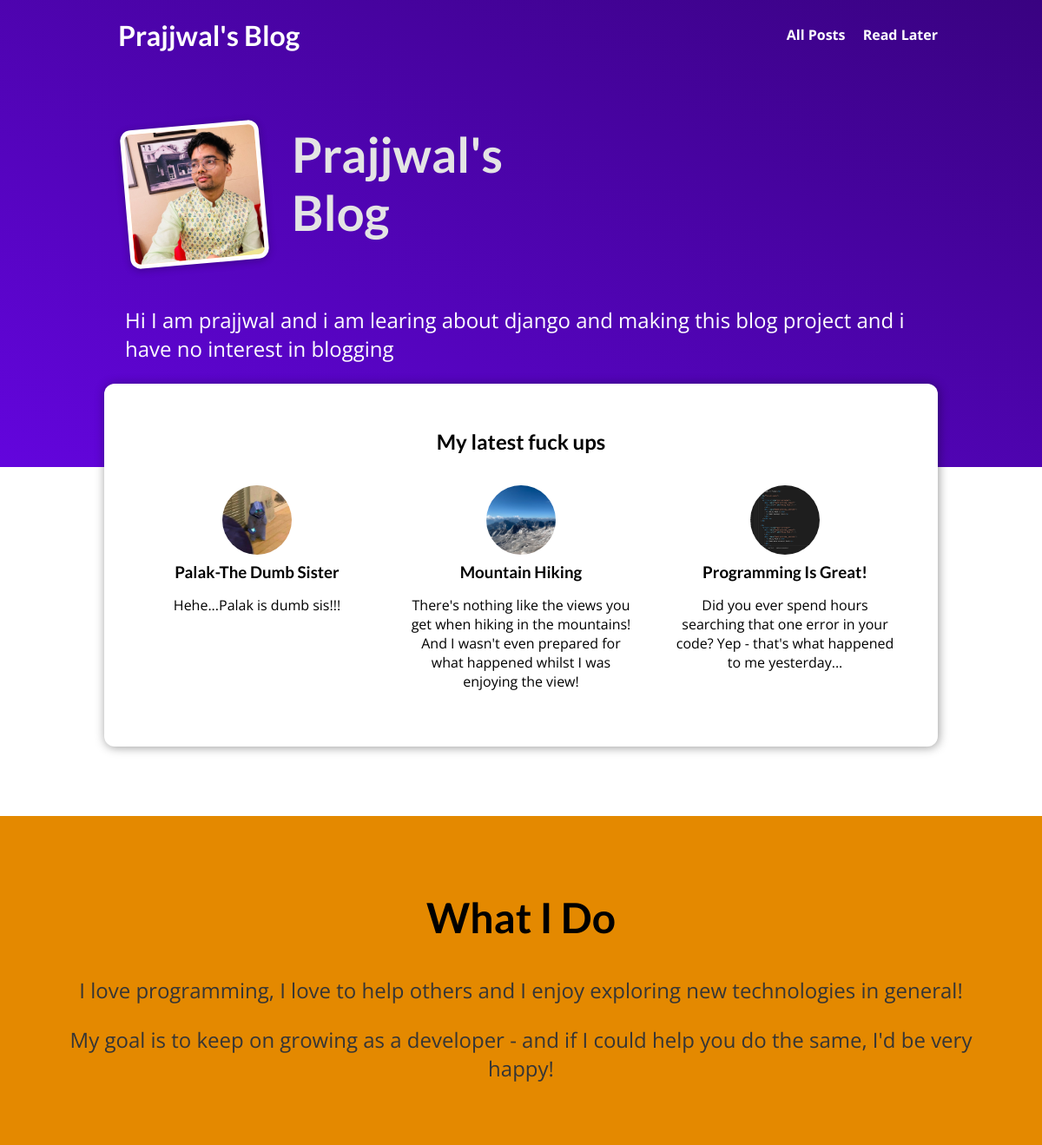
The page / on the database its author committed.
### blog/models.py (models this page shows, shortened)
class Post(models.Model):
    title=models.CharField(max_length=150)
    excerpt=models.CharField(max_length=200)
    image_name=models.ImageField(upload_to='images',null=True, height_field=None, width_field=None, max_length=None)
    date=models.DateField(auto_now=True, auto_now_add=False)
    slug=models.SlugField(unique=True,db_index=True)
    content=models.TextField(validators=[MinLengthValidator(10)])
    author=models.ForeignKey(Author, on_delete=models.SET_NULL,null=True,related_name='posts')
    tag=models.ManyToManyField(Tag)

### blog/views.py (the view)
# urls.py: path('',views.Fp.as_view(),name="starting-page"),
class Fp(ListView):
    template_name="blog/index.html"
    model=Post
    ordering=["-date"]
    context_object_name='posts'
    def get_queryset(self):
        query_set= super().get_queryset()
        data=query_set[:3]
        return data

### blog/templates/blog/index.html (shortened to what this page needs)
{% extends "base.html" %}
{% load static %}
{% block css_files %}
<link rel="stylesheet" href="{% static "blog/index.css" %}">
<link rel="stylesheet" href="{% static "blog/post.css" %}">
{% endblock css_files %}
{% block content %}
    <section id="welcome">
        <header>
            <img src="{% static "blog/images/me.jpg" %}" alt="Prajjwal the author of the blog"/>
            <h2>Prajjwal's Blog</h2>
        </header>
        <p>Hi I am prajjwal and i am learing about django and making this blog project and i have no interest in blogging</p>
    </section>
    <section id="latest-posts">
        <h2>My latest fuck ups</h2>
        <ul>
            {% for post in posts  %}
                {% include "blog/includes/post.html" %}
            {% endfor %}
        </ul>
    </section>
    <section id="about">
          <h2>What I Do</h2>
          <p>
            I love programming, I love to help others and I enjoy exploring new
            technologies in general!
          </p>
          <p>
            My goal is to keep on growing as a developer - and if I could help you do
            the same, I'd be very happy!
          </p>
    </section>
{% endblock  %}

### blog/templates/blog/includes/post.html (shortened to what this page needs)
{% load static %}
<li>
  <article class="post">
    <a href="{% url "post-detail-page" post.slug %}">
       <img src="{{post.image_name.url}}" alt="{{post.title}}"
      />
      <div class="post__content">
        <h3>{{post.title}}</h3>
        <p>{{post.excerpt}}</p>
      </div>
    </a>
  </article>
</li>

### static/app.css (style rules this page uses)
* { box-sizing: border-box; }
html { font-family: 'Open Sans', 'Lato', sans-serif; }
body { margin: 0; }
h1, h2, h3 { font-family: 'Lato', sans-serif; font-weight: bold; }

### blog/static/blog/index.css (style rules this page uses)
#welcome { background: linear-gradient(to right top, #6305dd, #390281); padding: 6rem 12%; }
#welcome header { display: flex; align-items: flex-start; margin: 3rem auto; }
#welcome img { width: 10rem; height: 10rem; object-fit: cover; object-position: top; border: 5px solid white; border-radius: 12px; background-color: #ffe1bf; transform: rotateZ(-5deg); box-shadow: 0 2px 8px rgba(0, 0, 0, 0.25); }
#welcome h2 { font-size: 3.5rem; margin: 0 0 0 2rem; color: #e4e4e4; width: 10rem; }
#welcome p { color: white; font-size: 1.5rem; }
#latest-posts { background-color: white; padding: 2rem; border-radius: 12px; width: 60rem; margin: -6rem auto 2rem auto; box-shadow: 1px 1px 12px rgba(0, 0, 0, 0.4); }
#latest-posts h2 { text-align: center; }
#latest-posts ul { list-style: none; margin: 0; padding: 0; display: flex; gap: 1rem; }
#latest-posts li { flex: 1; }
#about { text-align: center; padding: 3rem; background-color: #e48900; margin-top: 5rem; }
#about h2 { font-size: 3rem; }
#about p { font-size: 1.5rem; color: #353535; }
.post { display: flex; flex-direction: column; align-items: center; text-align: center; }
.post a { text-decoration: none; color: black; transition: all 0.2s ease; padding: 1rem; }
.post img { width: 5rem; height: 5rem; object-fit: cover; border-radius: 50%; }
.post h3 { margin: 0.25rem 0; }

### blog/static/blog/post.css (style rules this page uses)
.post { display: flex; flex-direction: column; align-items: center; text-align: center; }
.post a { text-decoration: none; color: black; transition: all 0.2s ease; padding: 1rem; }
.post img { width: 5rem; height: 5rem; object-fit: cover; border-radius: 50%; }
.post h3 { margin: 0.25rem 0; }

### rows shown on the page
Post: image_name (picture), title "Palak-The Dumb Sister", excerpt "Hehe...Palak is dumb sis!!!"
Post: image_name (picture), title "Mountain Hiking", excerpt "There's nothing like the views you get when hiking in the mountains! And I wasn't even prepared for what happened whilst I was enjoying the view!"
Post: image_name (picture), title "Programming Is Great!", excerpt "Did you ever spend hours searching that one error in your code? Yep - that's what happened to me yesterday..."
